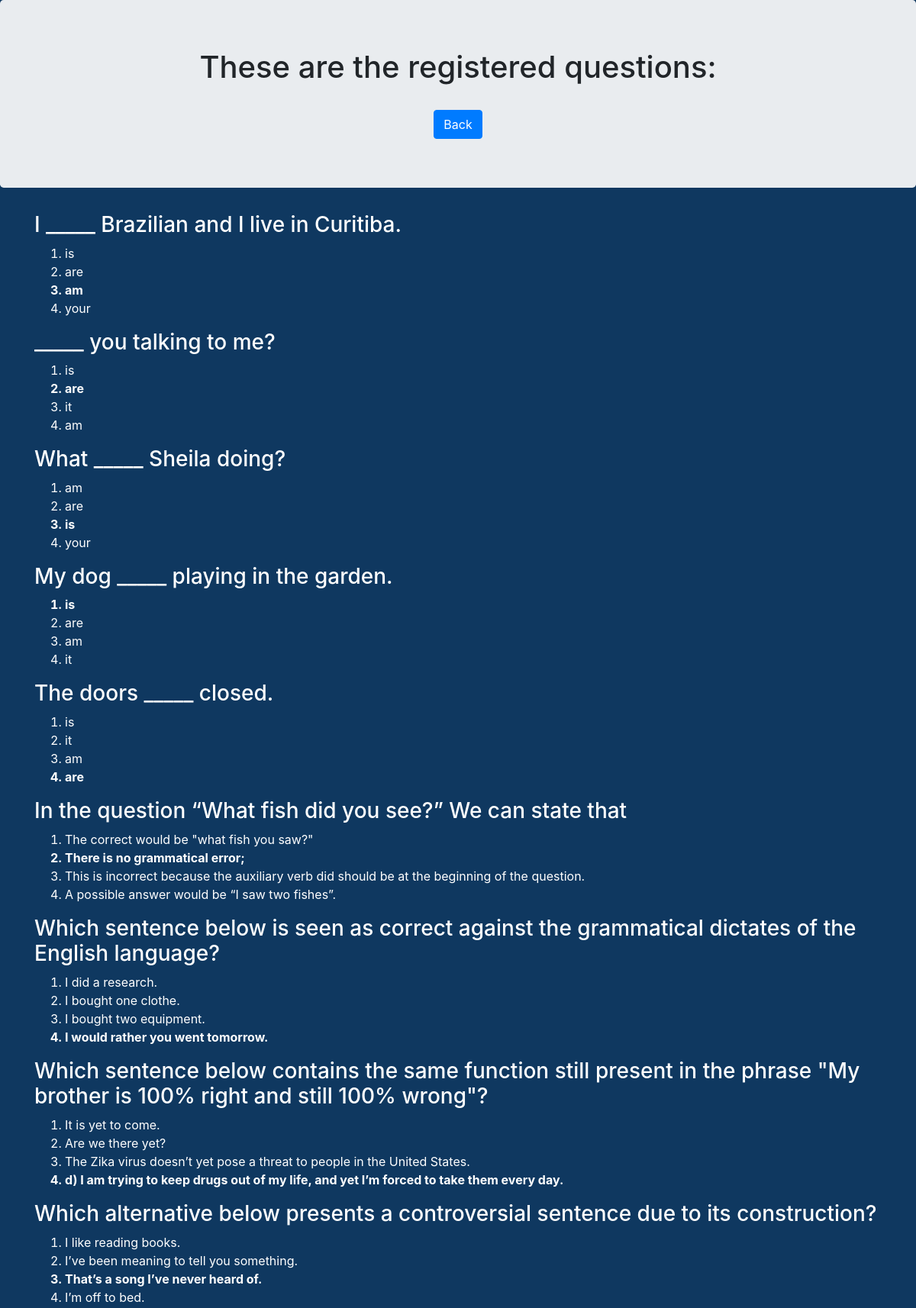
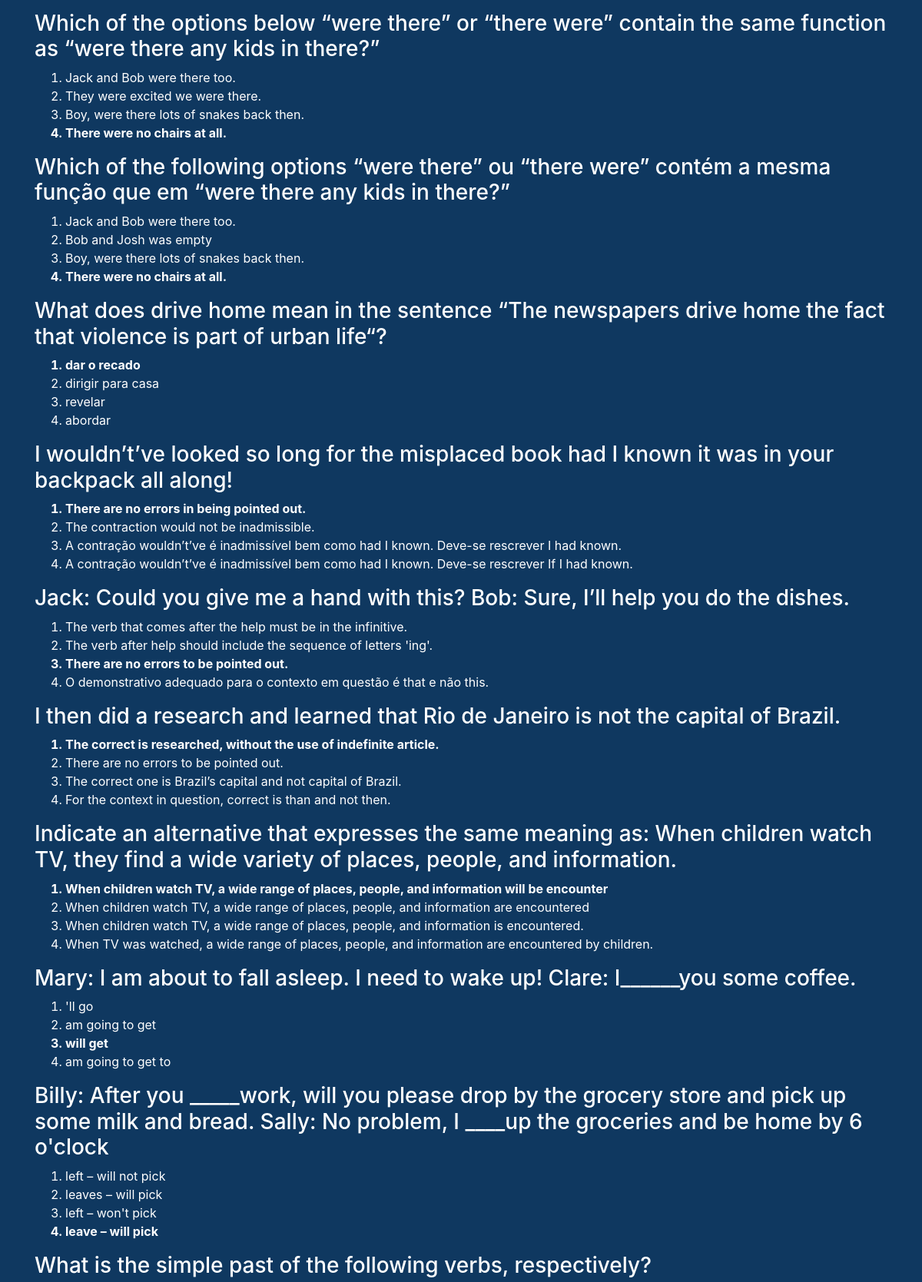
The app's page /professor/visualizacao/verQuestoesView.php (signed in, upper part) with its own data (2 pictures, top to bottom).
### tables this page shows
CREATE TABLE `questao` (
  `idquestao` int(3) NOT NULL,
  `enunciado` varchar(500) NOT NULL,
  `opA` varchar(120) NOT NULL,
  `opB` varchar(120) NOT NULL,
  `opC` varchar(120) NOT NULL,
  `opD` varchar(120) NOT NULL,
  `gabarito` int(11) NOT NULL,
  `tipo` int(1) DEFAULT NULL
);

### professor/visualizacao/verQuestoes.php (called while the page is built, shortened)
<?php
function buscarQuestoes() {
    $connection = mysqli_connect("localhost", "root", "", "portalcursodeingles");
    mysqli_set_charset($connection, 'utf8');
    $sql = "SELECT idquestao, enunciado, opA, opB, opC, opD, gabarito FROM questao";
    $result = mysqli_query($connection, $sql);
    $questoes = [];
    if(mysqli_query($connection, $sql)) {
        if (mysqli_num_rows($result) > 0) {
            $questao = [];
            while ($row = mysqli_fetch_assoc($result)) {
                $questao['idquestao'] = $row['idquestao'];
                $questao['enunciado'] = $row['enunciado'];
                $questao['opA'] = $row['opA'];
                $questao['opB'] = $row['opB'];
                $questao['opC'] = $row['opC'];
                $questao['opD'] = $row['opD'];
                $questao['gabarito'] = $row['gabarito'];
                array_push($questoes, $questao);
            }
        }
    } else{
        die("erro no mysql $sql. " . mysqli_error($connection));
    }
    return $questoes;
}
?>

### professor/visualizacao/verQuestoesCtrl.php (called while the page is built)
<?php
    require_once('verQuestoes.php');
    function exibirQuestoes() {
        return buscarQuestoes();
    }
?>

### professor/visualizacao/verQuestoesView.php (the view, shortened to what this page needs)
<html>
    <head>
  <link rel="stylesheet" href="https://maxcdn.bootstrapcdn.com/bootstrap/4.3.1/css/bootstrap.min.css">
    </head>
    <body style="background-color:#0f3860;">
<div class='jumbotron text-center'><h1> These are the registered questions: </h1><br>
<a href="../professorView.php">
<button class="btn btn-primary" type='button' value='Back'>Back</button>
</a>
</div>
<font color="white">
<div class="container">
<?php
   require_once('verQuestoesCtrl.php');
    $questoes = exibirQuestoes();
    foreach ($questoes as $questao) {
        echo "<h3>" . $questao['enunciado'] . "</h3>";
        echo "<ol type='1'>";
        if ( $questao['gabarito'] == 1)
            echo "<b>";
        echo "<li>" . $questao['opA'] . "</li>";
        if ( $questao['gabarito'] == 1)
            echo "</b>";
        if ( $questao['gabarito'] == 2)
            echo "<b>";
        echo "<li>" . $questao['opB'] . "</li>";
        if ( $questao['gabarito'] == 2)
            echo "</b>";
        if ( $questao['gabarito'] == 3)
            echo "<b>";
        echo "<li>" . $questao['opC'] . "</li>";
        if ( $questao['gabarito'] == 3)
            echo "</b>";
        if ( $questao['gabarito'] == 4)
            echo "<b>";
        echo "<li>" . $questao['opD'] . "</li>";
        if ( $questao['gabarito'] == 4)
            echo "</b>";
        echo "</ol>";
    }
?>
</div>
</font>
</body>
</html>

### records on screen
questao: enunciado "I _____ Brazilian and I live in Curitiba.", opA "is", opB "are", opC "am", opD "your"
questao: enunciado "_____ you talking to me?", opA "is", opB "are", opC "it", opD "am"
questao: enunciado "What _____ Sheila doing?", opA "am", opB "are", opC "is", opD "your"
questao: enunciado "My dog _____ playing in the garden.", opA "is", opB "are", opC "am", opD "it"
questao: enunciado "The doors _____ closed.", opA "is", opB "it", opC "am", opD "are"
questao: enunciado "In the question “What fish did you see?” We can state that", opA "The correct would be \"what fish you saw?\"", opB "There is no grammatical error;", opC "This is incorrect because the auxiliary verb did should be at the beginning of the question.", opD "A possible answer would be “I saw two fishes”."
questao: enunciado "Which sentence below is seen as correct against the grammatical dictates of the English language?", opA "I did a research.", opB "I bought one clothe.", opC "I bought two equipment.", opD "I would rather you went tomorrow."
questao: enunciado "Which sentence below contains the same function still present in the phrase \"My brother is 100% right and still 100% wrong\"?", opA "It is yet to come.", opB "Are we there yet?", opC "The Zika virus doesn’t yet pose a threat to people in the United States.", opD "d) I am trying to keep drugs out of my life, and yet I’m forced to take them every day."
questao: enunciado "Which alternative below presents a controversial sentence due to its construction?", opA "I like reading books.", opB "I’ve been meaning to tell you something.", opC "That’s a song I’ve never heard of.", opD "I’m off to bed."
questao: enunciado "Which of the options below “were there” or “there were” contain the same function as “were there any kids in there?”", opA "Jack and Bob were there too.", opB "They were excited we were there.", opC "Boy, were there lots of snakes back then.", opD "There were no chairs at all."
questao: enunciado "Which of the following options “were there” ou “there were” contém a mesma função que em “were there any kids in there?”", opA "Jack and Bob were there too.", opB "Bob and Josh was empty", opC "Boy, were there lots of snakes back then.", opD "There were no chairs at all."
questao: enunciado "What does drive home mean in the sentence “The newspapers drive home the fact that violence is part of urban life“?", opA "dar o recado", opB "dirigir para casa", opC "revelar", opD "abordar"
questao: enunciado "I wouldn’t’ve looked so long for the misplaced book had I known it was in your backpack all along!", opA "There are no errors in being pointed out.", opB "The contraction would not be inadmissible.", opC "A contração wouldn’t’ve é inadmissível bem como had I known. Deve-se rescrever I had known.", opD "A contração wouldn’t’ve é inadmissível bem como had I known. Deve-se rescrever If I had known."
questao: enunciado "Jack: Could you give me a hand with this? Bob: Sure, I’ll help you do the dishes.", opA "The verb that comes after the help must be in the infinitive.", opB "The verb after help should include the sequence of letters 'ing'.", opC "There are no errors to be pointed out.", opD "O demonstrativo adequado para o contexto em questão é that e não this."
questao: enunciado "I then did a research and learned that Rio de Janeiro is not the capital of Brazil.", opA "The correct is researched, without the use of indefinite article.", opB "There are no errors to be pointed out.", opC "The correct one is Brazil’s capital and not capital of Brazil.", opD "For the context in question, correct is than and not then."
questao: enunciado "Indicate an alternative that expresses the same meaning as: When children watch TV, they find a wide variety of places, people, and information.", opA "When children watch TV, a wide range of places, people, and information will be encounter", opB "When children watch TV, a wide range of places, people, and information are encountered", opC "When children watch TV, a wide range of places, people, and information is encountered.", opD "When TV was watched, a wide range of places, people, and information are encountered by children."
questao: enunciado "Mary: I am about to fall asleep. I need to wake up! Clare: I______you some coffee.", opA "'ll go", opB "am going to get", opC "will get", opD "am going to get to"
questao: enunciado "Billy: After you _____work, will you please drop by the grocery store and pick up some milk and bread. Sally: No problem, I ____up the groceries and be home by 6 o'clock", opA "left – will not pick", opB "leaves – will pick", opC "left – won't pick", opD "leave – will pick"
questao: enunciado "What is the simple past of the following verbs, respectively?"
